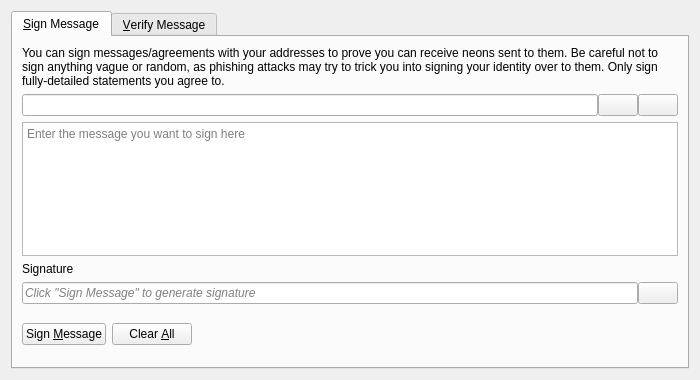
<?xml version="1.0" encoding="UTF-8"?>
<ui version="4.0">
 <class>SignVerifyMessageDialog</class>
 <widget class="QDialog" name="SignVerifyMessageDialog">
  <property name="geometry">
   <rect>
    <x>0</x>
    <y>0</y>
    <width>700</width>
    <height>380</height>
   </rect>
  </property>
  <property name="windowTitle">
   <string>Signatures - Sign / Verify a Message</string>
  </property>
  <property name="modal">
   <bool>true</bool>
  </property>
  <layout class="QVBoxLayout" name="verticalLayout">
   <item>
    <widget class="QTabWidget" name="tabWidget">
     <property name="currentIndex">
      <number>0</number>
     </property>
     <widget class="QWidget" name="tabSignMessage">
      <attribute name="title">
       <string>&amp;Sign Message</string>
      </attribute>
      <layout class="QVBoxLayout" name="verticalLayout_SM">
       <item>
        <widget class="QLabel" name="infoLabel_SM">
         <property name="text">
          <string>You can sign messages/agreements with your addresses to prove you can receive neons sent to them. Be careful not to sign anything vague or random, as phishing attacks may try to trick you into signing your identity over to them. Only sign fully-detailed statements you agree to.</string>
         </property>
         <property name="textFormat">
          <enum>Qt::PlainText</enum>
         </property>
         <property name="wordWrap">
          <bool>true</bool>
         </property>
        </widget>
       </item>
       <item>
        <layout class="QHBoxLayout" name="horizontalLayout_1_SM">
         <property name="spacing">
          <number>0</number>
         </property>
         <item>
          <widget class="QValidatedLineEdit" name="addressIn_SM">
           <property name="toolTip">
            <string>The Neon address to sign the message with</string>
           </property>
          </widget>
         </item>
         <item>
          <widget class="QPushButton" name="addressBookButton_SM">
           <property name="toolTip">
            <string>Choose previously used address</string>
           </property>
           <property name="text">
            <string/>
           </property>
           <property name="icon">
            <iconset resource="../neon.qrc">
             <normaloff>:/icons/address-book</normaloff>:/icons/address-book</iconset>
           </property>
           <property name="shortcut">
            <string>Alt+A</string>
           </property>
           <property name="autoDefault">
            <bool>false</bool>
           </property>
          </widget>
         </item>
         <item>
          <widget class="QPushButton" name="pasteButton_SM">
           <property name="toolTip">
            <string>Paste address from clipboard</string>
           </property>
           <property name="text">
            <string/>
           </property>
           <property name="icon">
            <iconset resource="../neon.qrc">
             <normaloff>:/icons/editpaste</normaloff>:/icons/editpaste</iconset>
           </property>
           <property name="shortcut">
            <string>Alt+P</string>
           </property>
           <property name="autoDefault">
            <bool>false</bool>
           </property>
          </widget>
         </item>
        </layout>
       </item>
       <item>
        <widget class="QPlainTextEdit" name="messageIn_SM">
         <property name="toolTip">
          <string>Enter the message you want to sign here</string>
         </property>
         <property name="placeholderText">
          <string>Enter the message you want to sign here</string>
         </property>
        </widget>
       </item>
       <item>
        <widget class="QLabel" name="signatureLabel_SM">
         <property name="text">
          <string>Signature</string>
         </property>
         <property name="textFormat">
          <enum>Qt::PlainText</enum>
         </property>
        </widget>
       </item>
       <item>
        <layout class="QHBoxLayout" name="horizontalLayout_2_SM">
         <property name="spacing">
          <number>0</number>
         </property>
         <item>
          <widget class="QLineEdit" name="signatureOut_SM">
           <property name="placeholderText">
            <string>Click "Sign Message" to generate signature</string>
           </property>
           <property name="font">
            <font>
             <italic>true</italic>
            </font>
           </property>
           <property name="readOnly">
            <bool>true</bool>
           </property>
          </widget>
         </item>
         <item>
          <widget class="QPushButton" name="copySignatureButton_SM">
           <property name="toolTip">
            <string>Copy the current signature to the system clipboard</string>
           </property>
           <property name="text">
            <string/>
           </property>
           <property name="icon">
            <iconset resource="../neon.qrc">
             <normaloff>:/icons/editcopy</normaloff>:/icons/editcopy</iconset>
           </property>
           <property name="autoDefault">
            <bool>false</bool>
           </property>
          </widget>
         </item>
        </layout>
       </item>
       <item>
        <layout class="QHBoxLayout" name="horizontalLayout_3_SM">
         <item>
          <widget class="QPushButton" name="signMessageButton_SM">
           <property name="toolTip">
            <string>Sign the message to prove you own this Neon address</string>
           </property>
           <property name="text">
            <string>Sign &amp;Message</string>
           </property>
           <property name="icon">
            <iconset resource="../neon.qrc">
             <normaloff>:/icons/edit</normaloff>:/icons/edit</iconset>
           </property>
           <property name="autoDefault">
            <bool>false</bool>
           </property>
          </widget>
         </item>
         <item>
          <widget class="QPushButton" name="clearButton_SM">
           <property name="toolTip">
            <string>Reset all sign message fields</string>
           </property>
           <property name="text">
            <string>Clear &amp;All</string>
           </property>
           <property name="icon">
            <iconset resource="../neon.qrc">
             <normaloff>:/icons/remove</normaloff>:/icons/remove</iconset>
           </property>
           <property name="autoDefault">
            <bool>false</bool>
           </property>
          </widget>
         </item>
         <item>
          <spacer name="horizontalSpacer_1_SM">
           <property name="orientation">
            <enum>Qt::Horizontal</enum>
           </property>
           <property name="sizeHint" stdset="0">
            <size>
             <width>40</width>
             <height>48</height>
            </size>
           </property>
          </spacer>
         </item>
         <item>
          <widget class="QLabel" name="statusLabel_SM">
           <property name="font">
            <font>
             <weight>75</weight>
             <bold>true</bold>
            </font>
           </property>
           <property name="text">
            <string/>
           </property>
           <property name="wordWrap">
            <bool>true</bool>
           </property>
          </widget>
         </item>
         <item>
          <spacer name="horizontalSpacer_2_SM">
           <property name="orientation">
            <enum>Qt::Horizontal</enum>
           </property>
           <property name="sizeHint" stdset="0">
            <size>
             <width>40</width>
             <height>48</height>
            </size>
           </property>
          </spacer>
         </item>
        </layout>
       </item>
      </layout>
     </widget>
     <widget class="QWidget" name="tabVerifyMessage">
      <attribute name="title">
       <string>&amp;Verify Message</string>
      </attribute>
      <layout class="QVBoxLayout" name="verticalLayout_VM">
       <item>
        <widget class="QLabel" name="infoLabel_VM">
         <property name="text">
          <string>Enter the receiver's address, message (ensure you copy line breaks, spaces, tabs, etc. exactly) and signature below to verify the message. Be careful not to read more into the signature than what is in the signed message itself, to avoid being tricked by a man-in-the-middle attack. Note that this only proves the signing party receives with the address, it cannot prove sendership of any transaction!</string>
         </property>
         <property name="textFormat">
          <enum>Qt::PlainText</enum>
         </property>
         <property name="alignment">
          <set>Qt::AlignLeading|Qt::AlignLeft|Qt::AlignTop</set>
         </property>
         <property name="wordWrap">
          <bool>true</bool>
         </property>
        </widget>
       </item>
       <item>
        <layout class="QHBoxLayout" name="horizontalLayout_1_VM">
         <property name="spacing">
          <number>0</number>
         </property>
         <item>
          <widget class="QValidatedLineEdit" name="addressIn_VM">
           <property name="toolTip">
            <string>The Neon address the message was signed with</string>
           </property>
          </widget>
         </item>
         <item>
          <widget class="QPushButton" name="addressBookButton_VM">
           <property name="toolTip">
            <string>Choose previously used address</string>
           </property>
           <property name="text">
            <string/>
           </property>
           <property name="icon">
            <iconset resource="../neon.qrc">
             <normaloff>:/icons/address-book</normaloff>:/icons/address-book</iconset>
           </property>
           <property name="shortcut">
            <string>Alt+A</string>
           </property>
           <property name="autoDefault">
            <bool>false</bool>
           </property>
          </widget>
         </item>
        </layout>
       </item>
       <item>
        <widget class="QPlainTextEdit" name="messageIn_VM">
          <property name="toolTip">
            <string>The signed message to verify</string>
          </property>
          <property name="placeholderText">
            <string>The signed message to verify</string>
          </property>
        </widget>
       </item>
       <item>
        <widget class="QValidatedLineEdit" name="signatureIn_VM">
          <property name="toolTip">
            <string>The signature given when the message was signed</string>
          </property>
          <property name="placeholderText">
            <string>The signature given when the message was signed</string>
          </property>
        </widget>
       </item>
       <item>
        <layout class="QHBoxLayout" name="horizontalLayout_2_VM">
         <item>
          <widget class="QPushButton" name="verifyMessageButton_VM">
           <property name="toolTip">
            <string>Verify the message to ensure it was signed with the specified Neon address</string>
           </property>
           <property name="text">
            <string>Verify &amp;Message</string>
           </property>
           <property name="icon">
            <iconset resource="../neon.qrc">
             <normaloff>:/icons/transaction_0</normaloff>:/icons/transaction_0</iconset>
           </property>
           <property name="autoDefault">
            <bool>false</bool>
           </property>
          </widget>
         </item>
         <item>
          <widget class="QPushButton" name="clearButton_VM">
           <property name="toolTip">
            <string>Reset all verify message fields</string>
           </property>
           <property name="text">
            <string>Clear &amp;All</string>
           </property>
           <property name="icon">
            <iconset resource="../neon.qrc">
             <normaloff>:/icons/remove</normaloff>:/icons/remove</iconset>
           </property>
           <property name="autoDefault">
            <bool>false</bool>
           </property>
          </widget>
         </item>
         <item>
          <spacer name="horizontalSpacer_1_VM">
           <property name="orientation">
            <enum>Qt::Horizontal</enum>
           </property>
           <property name="sizeHint" stdset="0">
            <size>
             <width>40</width>
             <height>48</height>
            </size>
           </property>
          </spacer>
         </item>
         <item>
          <widget class="QLabel" name="statusLabel_VM">
           <property name="font">
            <font>
             <weight>75</weight>
             <bold>true</bold>
            </font>
           </property>
           <property name="text">
            <string/>
           </property>
           <property name="wordWrap">
            <bool>true</bool>
           </property>
          </widget>
         </item>
         <item>
          <spacer name="horizontalSpacer_2_VM">
           <property name="orientation">
            <enum>Qt::Horizontal</enum>
           </property>
           <property name="sizeHint" stdset="0">
            <size>
             <width>40</width>
             <height>48</height>
            </size>
           </property>
          </spacer>
         </item>
        </layout>
       </item>
      </layout>
     </widget>
    </widget>
   </item>
  </layout>
 </widget>
 <customwidgets>
  <customwidget>
   <class>QValidatedLineEdit</class>
   <extends>QLineEdit</extends>
   <header>qt/qvalidatedlineedit.h</header>
  </customwidget>
 </customwidgets>
 <resources>
  <include location="../neon.qrc"/>
 </resources>
 <connections/>
</ui>
